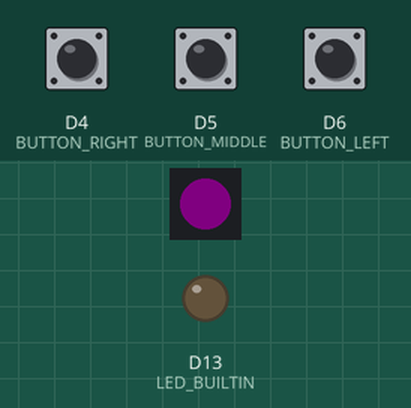
Recording of a program running on a simulated Seeed XIAO (SAMD21). On the bench: 1 RGB LEDs in strip order, left to right, output pins drawn as LEDs (lit = HIGH). Inputs (shaded band) come from the test bench; at power-on: D4 (BUTTON_RIGHT) LOW, D6 (BUTTON_LEFT) LOW, D5 (BUTTON_MIDDLE) LOW. Dim RGB values are drawn brighter than linear; USB keyboard and mouse output is not drawn; what the program prints to the serial monitor is not drawn.

Above: at 1.2 s.
1.3 s: D4 (BUTTON_RIGHT) pulled HIGH for 1 s
At 2.7 s:
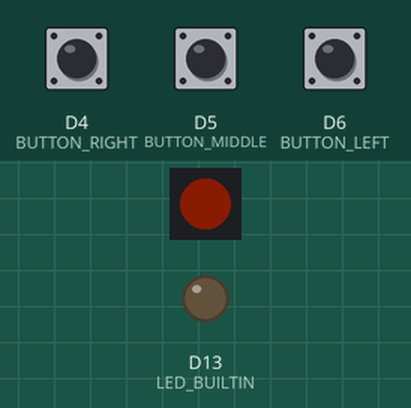
3.8 s: D4 (BUTTON_RIGHT) pulled HIGH for 3.2 s
At 5.8 s:
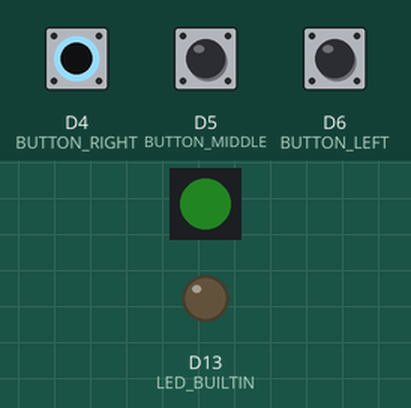
11.9 s: D6 (BUTTON_LEFT) pulled HIGH for 1 s
At 13.2 s:
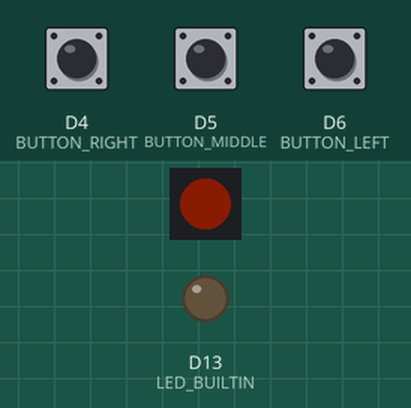
14.4 s: D6 (BUTTON_LEFT) pulled HIGH for 3.2 s
At 16.3 s:
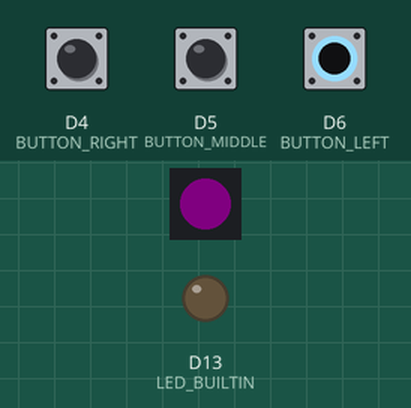
Timing chart, 0 to 17.8 s (numbered marks = the images above; inputs shaded):
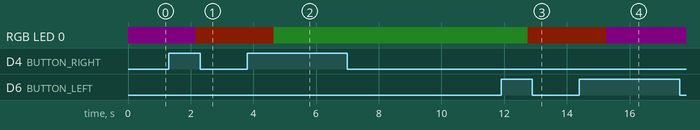

The program:

main.cpp
```cpp
#include <Arduino.h>
#include <Keyboard.h>
#include <OneButton.h>
#include <FastLED.h>

#define BUTTON_LEFT   6
#define BUTTON_MIDDLE 5
#define BUTTON_RIGHT  4
#define LED_PIN       3
#define NUM_LEDS      1

// LED vars
int paletteIndex   =  0;
uint8_t hue        =  0;
CRGB leds[NUM_LEDS];

// State vars
// States:
// 0 - Virtual Desktop Management
// 1 - COPY CUT PASTE
// 2 - UNDO REDO CUT
// 3 - Z X C (For games)
int state          =  0;
int maxState       =  3;

void (*buttonLeftFunc)(void);
void (*buttonMiddleFunc)(void);
void (*buttonRightFunc)(void);

// One button vars
OneButton buttonLeft = OneButton(
  BUTTON_LEFT,
  false,
  false
);

OneButton buttonMiddle = OneButton(
  BUTTON_MIDDLE,
  false,
  false
);

OneButton buttonRight = OneButton(
  BUTTON_RIGHT,
  false,
  false
);

// Key combinations

// - Windows Virtual Desktop
static void comboVirtualDesktopLeft() {
  Keyboard.press(KEY_LEFT_CTRL);
  Keyboard.press(KEY_LEFT_GUI);
  Keyboard.press(KEY_LEFT_ARROW);
  Keyboard.releaseAll();
}

static void comboVirtualDesktopRight() {
  Keyboard.press(KEY_LEFT_CTRL);
  Keyboard.press(KEY_LEFT_GUI);
  Keyboard.press(KEY_RIGHT_ARROW);
  Keyboard.releaseAll();
}

static void comboTaskView() {
  Keyboard.press(KEY_LEFT_GUI);
  Keyboard.press(KEY_TAB);
  Keyboard.releaseAll();
}

// - Clipboard
static void comboCopy() {
  Keyboard.press(KEY_LEFT_CTRL);
  Keyboard.print("c");
  Keyboard.releaseAll();
}

static void comboCut() {
  Keyboard.press(KEY_LEFT_CTRL);
  Keyboard.print("x");
  Keyboard.releaseAll();
}

static void comboPaste() {
  Keyboard.press(KEY_LEFT_CTRL);
  Keyboard.print("v");
  Keyboard.releaseAll();
}

// - Undo/Redo
static void comboUndo() {
  Keyboard.press(KEY_LEFT_CTRL);
  Keyboard.print("z");
  Keyboard.releaseAll();
}

static void comboRedo() {
  Keyboard.press(KEY_LEFT_CTRL);
  Keyboard.print("y");
  Keyboard.releaseAll();
}

// - Game Keys
static void comboZ() {
  Keyboard.print("z");
  Keyboard.releaseAll();
}

static void comboX() {
  Keyboard.print("x");
  Keyboard.releaseAll();
}

static void comboC() {
  Keyboard.print("c");
  Keyboard.releaseAll();
}

// Single click buttons
static void buttonLeftClick() {
  Serial.println("Left Button Pressed");
  buttonLeftFunc();
  // if(state == 0) comboVirtualDesktopLeft();
  // if(state == 1) comboCopy();
  // if(state == 2) comboUndo();
  // if(state == 3) comboZ();
}

static void buttonMiddleClick() {
  Serial.println("Middle Button Pressed");
  buttonMiddleFunc();
  // if(state == 0) comboTaskView();
  // if(state == 1) comboCut();
  // if(state == 2) comboRedo();
  // if(state == 3) comboX();
}

static void buttonRightClick() {
  Serial.println("Right Button Pressed");
  buttonRightFunc();
  // if(state == 0) comboVirtualDesktopRight();
  // if(state == 1) comboPaste();
  // if(state == 2) comboCut();
  // if(state == 3) comboC();
}

// Assigns functions to buttons
static void getFunctions() {
  if(state == 0) {
    buttonLeftFunc = &comboVirtualDesktopLeft;
    buttonMiddleFunc = &comboTaskView;
    buttonRightFunc = &comboVirtualDesktopRight;
  } else if (state == 1) {
    buttonLeftFunc = &comboCopy;
    buttonMiddleFunc = &comboCut;
    buttonRightFunc = &comboPaste;
  } else if (state == 2) {
    buttonLeftFunc = &comboUndo;
    buttonMiddleFunc = &comboRedo;
    buttonRightFunc = &comboCut;
  } else if (state == 3) {
    buttonLeftFunc = &comboZ;
    buttonMiddleFunc = &comboX;
    buttonRightFunc = &comboC;
  }
}

// Long Click buttons
static void buttonLeftLongClick() {
  state -= 1;
  if(state < 0) {
    state = maxState;
  }
  // Update button functions
  getFunctions();
}

static void buttonRightLongClick() {
  state += 1;
  if(state > maxState) {
    state = 0;
  }
  // Update button functions
  getFunctions();
}

static void checkState() {
  if(state == 0) leds[0] = CRGB::Purple;
  if(state == 1) leds[0] = CRGB::OrangeRed;
  if(state == 2) leds[0] = CRGB::LimeGreen;
  if(state == 3) leds[0] = CRGB::Plaid;
}


// Main
void setup() {
  Serial.begin(9600);

  // Setup buttons
  buttonLeft.attachClick(buttonLeftClick);
  buttonMiddle.attachClick(buttonMiddleClick);
  buttonLeft.attachLongPressStart(buttonLeftLongClick);
  buttonRight.attachLongPressStart(buttonRightLongClick);
  buttonRight.attachClick(buttonRightClick);

  // Setup FastLED
  FastLED.addLeds<WS2812B, LED_PIN, GRB>(leds, NUM_LEDS);
  FastLED.setBrightness(10);
  FastLED.setMaxPowerInMilliWatts(1200);
  leds[0] = CRGB::Yellow;
  FastLED.show();

  // Define pins
  pinMode(BUTTON_LEFT, INPUT);
  pinMode(BUTTON_MIDDLE, INPUT);
  pinMode(BUTTON_RIGHT, INPUT);
  pinMode(LED_BUILTIN, OUTPUT);

  getFunctions();
  Keyboard.begin();

  Serial.println("Begin");
}

void loop() {
  // Update buttons
  buttonLeft.tick();
  buttonMiddle.tick();
  buttonRight.tick();

  checkState();
  FastLED.show();
}
```

Measured:
- after the input at 1.3 s, RGB LED 0: RGB(5, 0, 5) → RGB(10, 2, 0) after 0.86 s
- after the input at 3.8 s, RGB LED 0: RGB(10, 2, 0) → RGB(2, 8, 2) after 0.86 s
- after the input at 11.9 s, RGB LED 0: RGB(2, 8, 2) → RGB(10, 2, 0) after 0.86 s
- after the input at 14.4 s, RGB LED 0: RGB(10, 2, 0) → RGB(5, 0, 5) after 0.86 s
